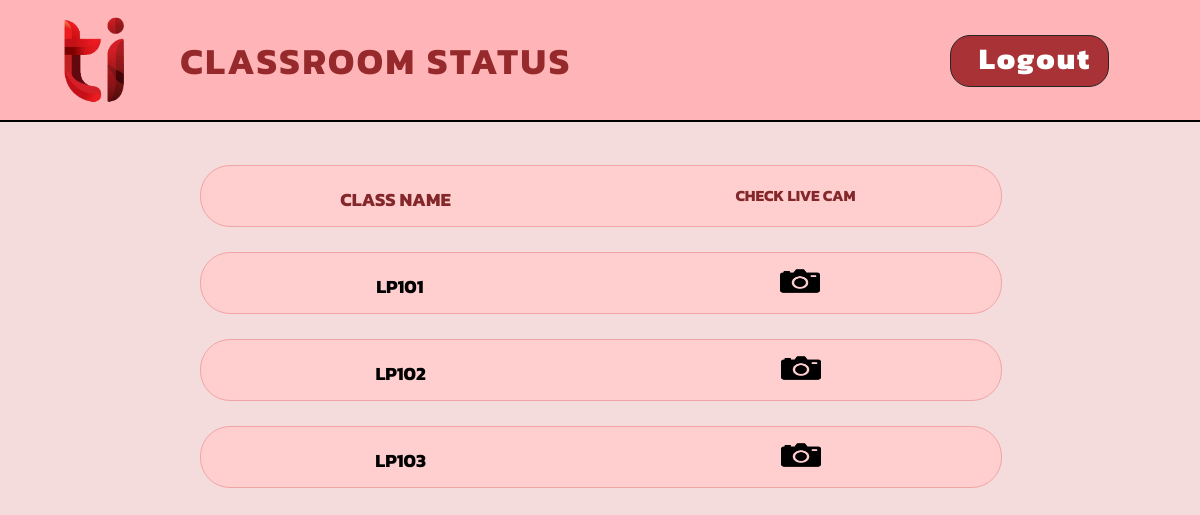
Before: / (signed in) with the older database file.
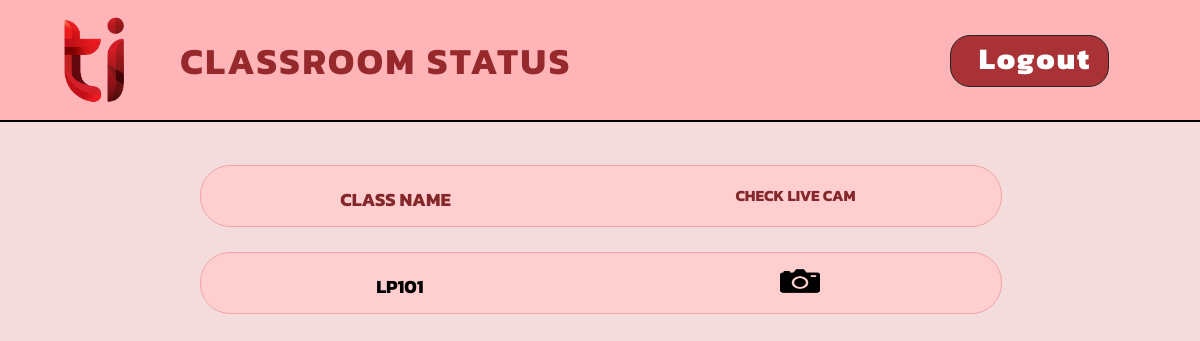
After: the same page with the newer database file.
### app/models.py (models this page shows, shortened)
class Room(models.Model):
    name=models.CharField(max_length=100)
    cam_url=models.CharField(max_length=100)
    status=models.BooleanField(default=False)

### app/views.py (the view)
# urls.py: path('', views.home, name='home'),
@login_required(login_url='/login')
def home(request):
    data=Room.objects.all()
    return render(request, 'home2.html', {'data':data})

### templates/home2.html (shortened to what this page needs)
{% load static %}
<!DOCTYPE html>
<html lang="en">
<head>
    <link rel="stylesheet" href="../static/css/style2.css">
</head>
<body>
    <div class="navbar">
        <div class="logo"></div>
        <div class="classroom_status">
            <h2 class="text"> CLASSROOM STATUS </h2>
        </div>
        <div class="logout">
            <h2 class="logout_text"><a href="{% url 'logout' %}"> Logout </a></h2>
        </div>
    </div>
    <div class="heading">
        <center>
            <h1>Classrooms</h1>
        </center>
    </div>
    <div class="third_container">
        <div class="classroom_number_1" id="head">
            <h3 id="head" class="heading" font-family:'Kanit', sans-serif ;><b>CLASS NAME</b></h3>
            <button type="" id="camera"> <h3 id="head" class="heading"><b>CHECK LIVE CAM</b></h3>
            </button>
        </div>
        {% for room in data %}
        <div class="classroom_number_2" id="roomdiv">
            <h3 id="{{ room.name }}">{{room.name}}</h3>
            <button type="" id="camera">
                <a href={{room.cam_url}}><img src="../static/images/camera.png" alt="" id="camera_img"></a>
            </button>
        </div>
        {% endfor %}
    </div>
</body>
</html>

### static/css/style2.css (style rules this page uses)
body { margin: 0px; background-color: #f4dcdc; }
.navbar { background-color: #ffb5b7; height:120px; position:fixed; top:0; width: 100%; z-index: 50; border: 0px; display: flex; border-bottom: solid; border-width: 2px; border-color: black; justify-content: space-evenly; }
.logo { width: 120px; height: 120px; position: relative; right: 100px; bottom: 15px; background-image: url("../images/logo.png"); background-size: cover; }
.classroom_status { position: relative; right: 222px; top: -7px; }
.text { margin: 40px; text-align: center; margin-right: 5px; font-family:'Kanit', sans-serif; letter-spacing: 2.60px; font-size: 37px; font-weight: 1570; color: #96292c; }
.logout { border-radius: 20px; background: #a83236; height: 50px; position: relative; top: 35px; left: 30px; border: solid; border-color: rgb(39, 38, 38); border-width: 1.5px }
.logout_text { margin: 40px; text-align: center; margin-right: 5px; font-family:'Kanit', sans-serif; letter-spacing: 2px; font-size: 30px; font-weight: 800; color: white; position: relative; top: -40px; right: 12px; }
a { text-decoration: none; color: white; }
.heading { color: #83272a; }
#camera_img { height: 30px; width: 40px; border: none; margin:0px; background-color: #ffcece; padding: 0px; }
button { background-color: #ffcece; border-width: 0px; }
.third_container { padding-top: 200px; padding-left: 0px; height: 500px; position: relative; top: 235px; }
.classroom_number_1 { display:none; margin-top: -350px; width: 800px; margin-right: 100px; margin-left: 200px; background-color: #ffcece; height: 60px; border-radius: 30px; display: flex; justify-content: space-around; border: solid; border-color: #f1a4a6; border-width: 1.5px; }

### templates/home2.html (style rules this page uses)
.classroom_number_2 { margin-top: 25px; width: 800px; margin-right: 100px; margin-left: 200px; background-color: #ffcece; height: 60px; border-radius: 30px; display: flex; justify-content: space-around; border: solid; border-color: #f1a4a6; border-width: 1.5px; }
.classroom_number_1 { display:none; margin-top: -350px; width: 800px; margin-right: 100px; margin-left: 200px; background-color: #ffcece; height: 60px; border-radius: 30px; display: flex; justify-content: space-around; border: solid; border-color: #f1a4a6; border-width: 1.5px; }
h3 { font-family: 'Kanit', sans-serif; }

Changed rows visible on the page:
removed Room: name "LP102"
removed Room: name "LP103"
